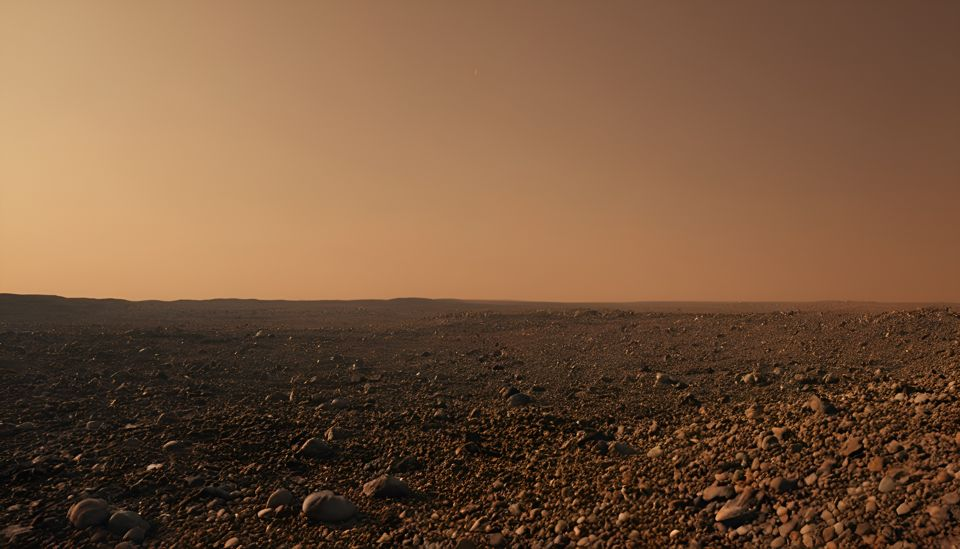
#> input picture data/diagnostics/gpu_test/chapter_1_00.jpg, 960 x 549 px; its folder holds only this picture in this run
$ python -i thumbnail.py   (imports and definitions only)
#> lines starting #> are read from the running program, lines starting #| are printed output that depends on the picture
"""Three 1280x720 thumbnail variants for YouTube Studio's "Test & compare".

  thumbnail_1.jpg  "quiet"  - brand style: real image, dark side fade, serif title. Uploaded by default.
  thumbnail_2.jpg  "centre" - brand style: image full frame, centred serif title on a low band.
  thumbnail_3.jpg  "bold"   - the original high-contrast style (heavy sans, yellow second line),
                              kept as the challenger so the test shows which one viewers click.

Brand palette and fonts come from branding/ (make_branding.py and branding/fonts/).
If those files are missing, every variant falls back to the bold style.
"""
import importlib.util
import pathlib

import numpy as np
from PIL import Image, ImageDraw, ImageEnhance, ImageFilter, ImageOps, ImageStat

from .fonts import font

W, H = 1280, 720
ROOT = pathlib.Path(__file__).resolve().parents[1]
_BRAND = None


# [15 lines left out: function _brand, not called in this run]


def thumb_score(path):
    im = Image.open(path).convert("RGB")
#> im is the input picture: PIL image 960x549 RGB; mean R, G, B 118.2, 85.7, 60.3
    im.thumbnail((256, 256))
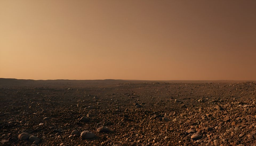
#> im: PIL image 256x146 RGB; mean R, G, B 118.2, 85.7, 60.3
    hsv = ImageStat.Stat(im.convert("HSV"))
    gray = np.asarray(im.convert("L"), np.float32)
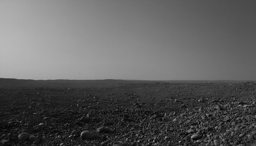
#> gray: shape (146, 256) float32; min 4, max 185, mean 92.6
    # a bright subject surrounded by darkness reads well at small sizes
    contrast = gray.std()
#> contrast = 50.16
    peak = np.percentile(gray, 99) - np.percentile(gray, 30)
#> peak = 129
    return hsv.mean[1] * 0.5 + contrast * 0.8 + peak * 0.4


# [170 lines left out: functions _subject_side, _split, _base, _fit, _glow, _signature and 3 more, not called in this run]


# kept for any caller that used the old name
make_thumbnail = make_bold


# [18 lines left out: function make_thumbnails, not called in this run]

>>> result = thumb_score('../data/diagnostics/gpu_test/chapter_1_00.jpg')
#> result = 155.6

$ run again, on data/diagnostics/gpu_test/chapter_1_02.jpg
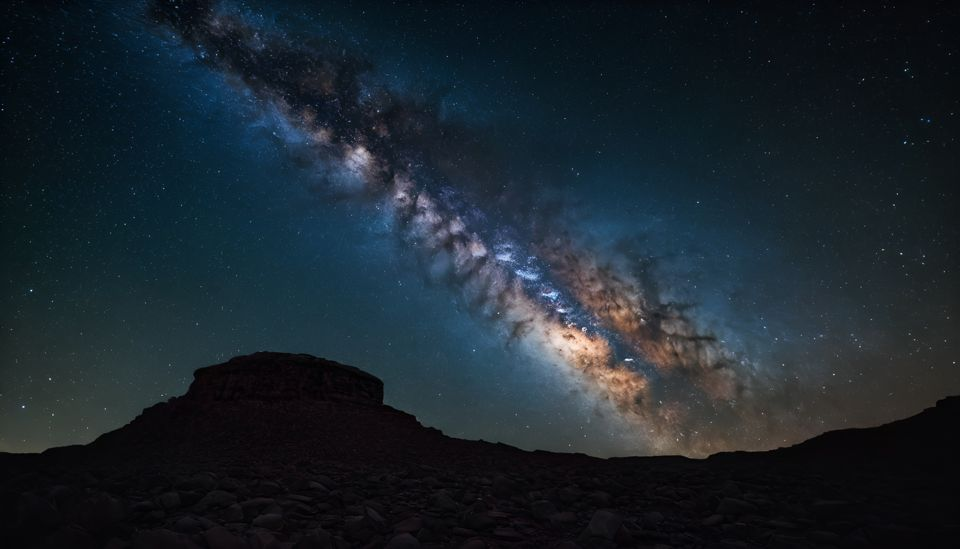
#> input picture data/diagnostics/gpu_test/chapter_1_02.jpg, 960 x 549 px
#> in thumb_score, im is the input picture: PIL image 960x549 RGB; mean R, G, B 27.1, 37.5, 45.5
#> im: PIL image 256x146 RGB
#> in thumb_score, `gray = np.asarray(im.convert("L"), np.float32)`:
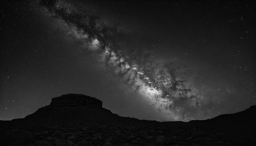
#> gray: shape (146, 256) float32; min 2, max 232, mean 35.3
#> contrast = 26.58
#> peak = 114
#> result = 123.6
